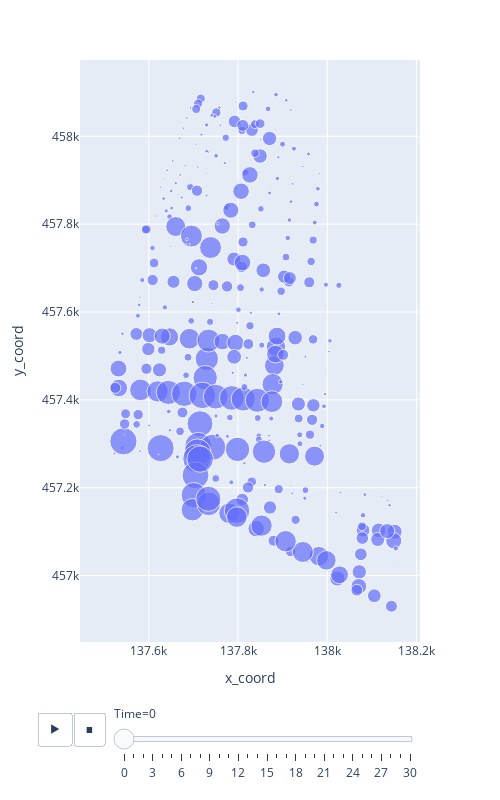

Source (notebook cell):
### Code cell
net = px.scatter(df, x="x_coord", y="y_coord", size="Depth", animation_frame="Time", size_max=20, hover_name="Node",width=500, height=800)
net.show()

### Figure 1 — Plotly figure (JSON) as saved in the notebook; plotly's stock layout.template omitted (floating-point values rounded to 4 significant figures; data arrays with more than 128 entries replaced by an {"elided": "..."} marker saying what was removed)
{"data": [{"hovertemplate": "<b>%{hovertext}</b><br><br>Time=0<br>x_coord=%{x}<br>y_coord=%{y}<br>Depth=%{marker.size}<extra></extra>", "hovertext": {"elided": "318 str values"}, "legendgroup": "", "marker": {"color": "#636efa", "size": {"elided": "318 float values"}, "sizemode": "area", "sizeref": 0.001619, "symbol": "circle"}, "mode": "markers", "name": "", "orientation": "v", "showlegend": false, "type": "scatter", "x": {"elided": "318 float values"}, "xaxis": "x", "y": {"elided": "318 float values"}, "yaxis": "y"}], "layout": {"height": 800, "legend": {"itemsizing": "constant", "tracegroupgap": 0}, "margin": {"t": 60}, "sliders": [{"active": 0, "currentvalue": {"prefix": "Time="}, "len": 0.9, "pad": {"b": 10, "t": 60}, "steps": [{"args": [["0"], {"frame": {"duration": 0, "redraw": false}, "fromcurrent": true, "mode": "immediate", "transition": {"duration": 0, "easing": "linear"}}], "label": "0", "method": "animate"}, {"args": [["1"], {"frame": {"duration": 0, "redraw": false}, "fromcurrent": true, "mode": "immediate", "transition": {"duration": 0, "easing": "linear"}}], "label": "1", "method": "animate"}, {"args": [["2"], {"frame": {"duration": 0, "redraw": false}, "fromcurrent": true, "mode": "immediate", "transition": {"duration": 0, "easing": "linear"}}], "label": "2", "method": "animate"}, {"args": [["3"], {"frame": {"duration": 0, "redraw": false}, "fromcurrent": true, "mode": "immediate", "transition": {"duration": 0, "easing": "linear"}}], "label": "3", "method": "animate"}, {"args": [["4"], {"frame": {"duration": 0, "redraw": false}, "fromcurrent": true, "mode": "immediate", "transition": {"duration": 0, "easing": "linear"}}], "label": "4", "method": "animate"}, {"args": [["5"], {"frame": {"duration": 0, "redraw": false}, "fromcurrent": true, "mode": "immediate", "transition": {"duration": 0, "easing": "linear"}}], "label": "5", "method": "animate"}, {"args": [["6"], {"frame": {"duration": 0, "redraw": false}, "fromcurrent": true, "mode": "immediate", "transition": {"duration": 0, "easing": "linear"}}], "label": "6", "method": "animate"}, {"args": [["7"], {"frame": {"duration": 0, "redraw": false}, "fromcurrent": true, "mode": "immediate", "transition": {"duration": 0, "easing": "linear"}}], "label": "7", "method": "animate"}, {"args": [["8"], {"frame": {"duration": 0, "redraw": false}, "fromcurrent": true, "mode": "immediate", "transition": {"duration": 0, "easing": "linear"}}], "label": "8", "method": "animate"}, {"args": [["9"], {"frame": {"duration": 0, "redraw": false}, "fromcurrent": true, "mode": "immediate", "transition": {"duration": 0, "easing": "linear"}}], "label": "9", "method": "animate"}, {"args": [["10"], {"frame": {"duration": 0, "redraw": false}, "fromcurrent": true, "mode": "immediate", "transition": {"duration": 0, "easing": "linear"}}], "label": "10", "method": "animate"}, {"args": [["11"], {"frame": {"duration": 0, "redraw": false}, "fromcurrent": true, "mode": "immediate", "transition": {"duration": 0, "easing": "linear"}}], "label": "11", "method": "animate"}, {"args": [["12"], {"frame": {"duration": 0, "redraw": false}, "fromcurrent": true, "mode": "immediate", "transition": {"duration": 0, "easing": "linear"}}], "label": "12", "method": "animate"}, {"args": [["13"], {"frame": {"duration": 0, "redraw": false}, "fromcurrent": true, "mode": "immediate", "transition": {"duration": 0, "easing": "linear"}}], "label": "13", "method": "animate"}, {"args": [["14"], {"frame": {"duration": 0, "redraw": false}, "fromcurrent": true, "mode": "immediate", "transition": {"duration": 0, "easing": "linear"}}], "label": "14", "method": "animate"}, {"args": [["15"], {"frame": {"duration": 0, "redraw": false}, "fromcurrent": true, "mode": "immediate", "transition": {"duration": 0, "easing": "linear"}}], "label": "15", "method": "animate"}, {"args": [["16"], {"frame": {"duration": 0, "redraw": false}, "fromcurrent": true, "mode": "immediate", "transition": {"duration": 0, "easing": "linear"}}], "label": "16", "method": "animate"}, {"args": [["17"], {"frame": {"duration": 0, "redraw": false}, "fromcurrent": true, "mode": "immediate", "transition": {"duration": 0, "easing": "linear"}}], "label": "17", "method": "animate"}, {"args": [["18"], {"frame": {"duration": 0, "redraw": false}, "fromcurrent": true, "mode": "immediate", "transition": {"duration": 0, "easing": "linear"}}], "label": "18", "method": "animate"}, {"args": [["19"], {"frame": {"duration": 0, "redraw": false}, "fromcurrent": true, "mode": "immediate", "transition": {"duration": 0, "easing": "linear"}}], "label": "19", "method": "animate"}, {"args": [["20"], {"frame": {"duration": 0, "redraw": false}, "fromcurrent": true, "mode": "immediate", "transition": {"duration": 0, "easing": "linear"}}], "label": "20", "method": "animate"}, {"args": [["21"], {"frame": {"duration": 0, "redraw": false}, "fromcurrent": true, "mode": "immediate", "transition": {"duration": 0, "easing": "linear"}}], "label": "21", "method": "animate"}, {"args": [["22"], {"frame": {"duration": 0, "redraw": false}, "fromcurrent": true, "mode": "immediate", "transition": {"duration": 0, "easing": "linear"}}], "label": "22", "method": "animate"}, {"args": [["23"], {"frame": {"duration": 0, "redraw": false}, "fromcurrent": true, "mode": "immediate", "transition": {"duration": 0, "easing": "linear"}}], "label": "23", "method": "animate"}, {"args": [["24"], {"frame": {"duration": 0, "redraw": false}, "fromcurrent": true, "mode": "immediate", "transition": {"duration": 0, "easing": "linear"}}], "label": "24", "method": "animate"}, {"args": [["25"], {"frame": {"duration": 0, "redraw": false}, "fromcurrent": true, "mode": "immediate", "transition": {"duration": 0, "easing": "linear"}}], "label": "25", "method": "animate"}, {"args": [["26"], {"frame": {"duration": 0, "redraw": false}, "fromcurrent": true, "mode": "immediate", "transition": {"duration": 0, "easing": "linear"}}], "label": "26", "method": "animate"}, {"args": [["27"], {"frame": {"duration": 0, "redraw": false}, "fromcurrent": true, "mode": "immediate", "transition": {"duration": 0, "easing": "linear"}}], "label": "27", "method": "animate"}, {"args": [["28"], {"frame": {"duration": 0, "redraw": false}, "fromcurrent": true, "mode": "immediate", "transition": {"duration": 0, "easing": "linear"}}], "label": "28", "method": "animate"}, {"args": [["29"], {"frame": {"duration": 0, "redraw": false}, "fromcurrent": true, "mode": "immediate", "transition": {"duration": 0, "easing": "linear"}}], "label": "29", "method": "animate"}, {"args": [["30"], {"frame": {"duration": 0, "redraw": false}, "fromcurrent": true, "mode": "immediate", "transition": {"duration": 0, "easing": "linear"}}], "label": "30", "method": "animate"}], "x": 0.1, "xanchor": "left", "y": 0, "yanchor": "top"}], "updatemenus": [{"buttons": [{"args": [null, {"frame": {"duration": 500, "redraw": false}, "fromcurrent": true, "mode": "immediate", "transition": {"duration": 500, "easing": "linear"}}], "label": "&#9654;", "method": "animate"}, {"args": [[null], {"frame": {"duration": 0, "redraw": false}, "fromcurrent": true, "mode": "immediate", "transition": {"duration": 0, "easing": "linear"}}], "label": "&#9724;", "method": "animate"}], "direction": "left", "pad": {"r": 10, "t": 70}, "showactive": false, "type": "buttons", "x": 0.1, "xanchor": "right", "y": 0, "yanchor": "top"}], "width": 500, "xaxis": {"anchor": "y", "domain": [0, 1], "title": {"text": "x_coord"}}, "yaxis": {"anchor": "x", "domain": [0, 1], "title": {"text": "y_coord"}}}}
